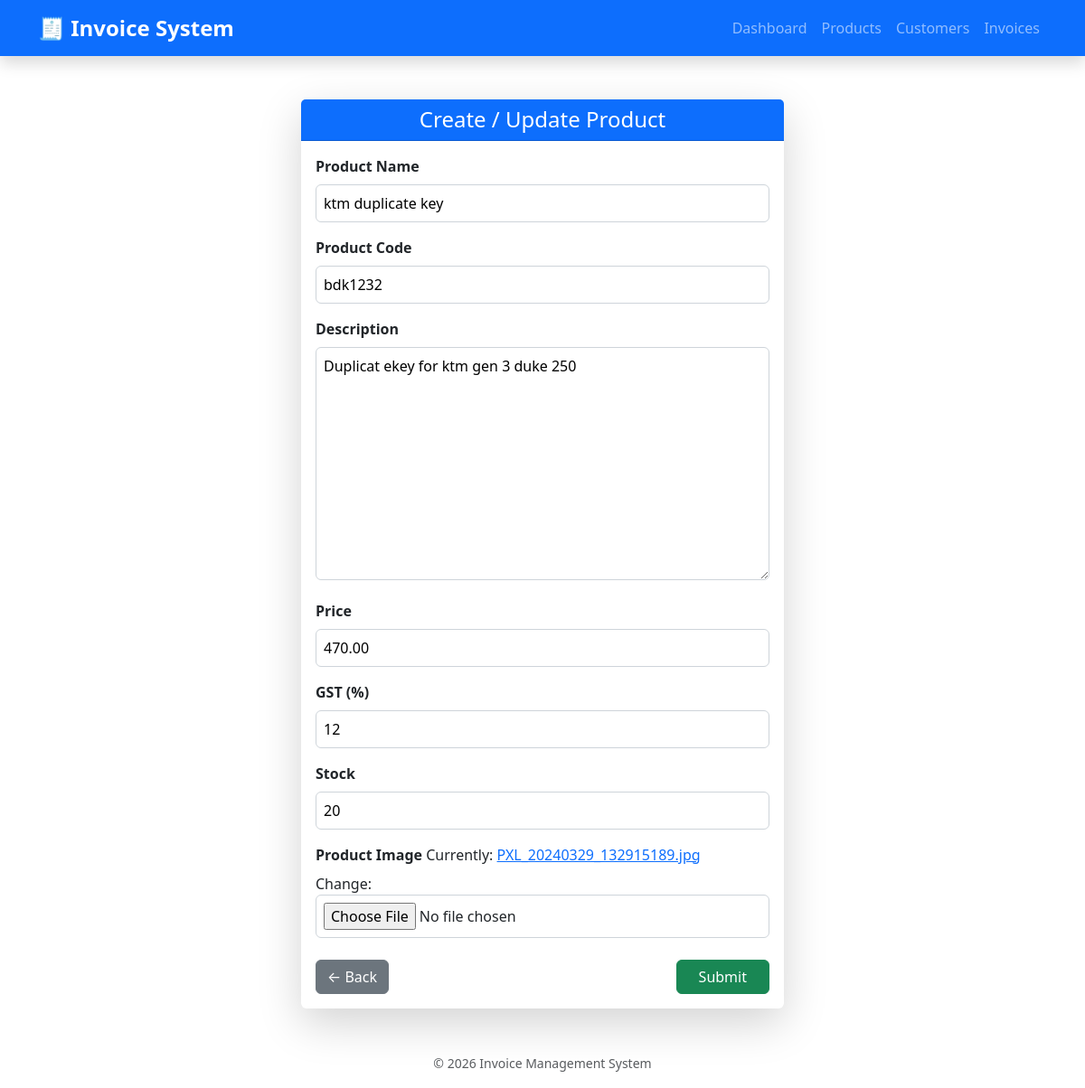
Page /Update/30 on the earlier database version.
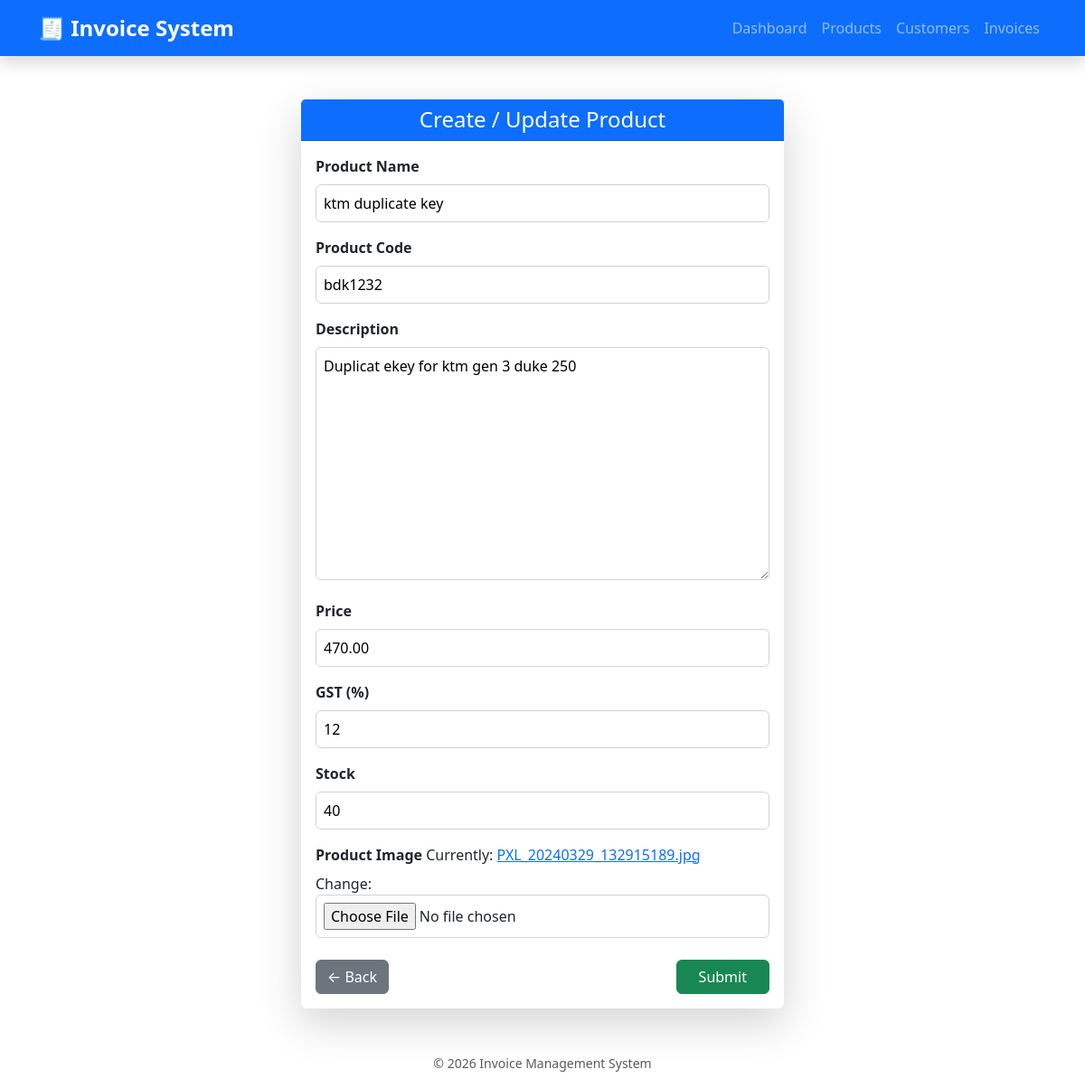
Same page on the later database version.
### inventory/models.py (models this page shows, shortened)
class Product(models.Model):
    product_name=models.CharField(max_length=250)
    product_code=models.CharField(max_length=50,unique=True)
    product_description=models.TextField(blank=True)
    product_price=models.DecimalField(max_digits=10,decimal_places=2)
    gst_percent=models.IntegerField()
    stock_quantity=models.IntegerField()
    product_image=models.ImageField()
    created_at=models.DateTimeField(auto_now_add=True)

### inventory/views.py (the view)
# urls.py: path('Update/<int:pk>',ProductUpdate.as_view(),name='ProductUpdate'),
class ProductUpdate(UpdateView):
    model=Product
    fields='__all__'

### templates/inventory/Product_form.html (shortened to what this page needs)
{% extends 'inventory/dummy.html' %}
{% block content %}
{% load static %}
<!DOCTYPE html>
<html lang="en">
<head>
    <link rel="stylesheet" href="{% static 'css/bootstrap.min.css' %}">
    <link rel="stylesheet" href="{% static 'css/style.css' %}">
</head>
<body>
<div class="container mt-5">
    <div class="row justify-content-center">
        <div class="col-md-6">
            <div class="card shadow-lg border-0">
                <div class="card-header bg-primary text-white text-center">
                    <h4 class="mb-0">Create / Update Product</h4>
                </div>
                <div class="card-body">
                    <form method="POST" enctype="multipart/form-data">
                        <div class="mb-3">
                            <label class="form-label fw-semibold">Product Name</label>
                            {{form.product_name}}
                        </div>
                        <div class="mb-3">
                            <label class="form-label fw-semibold">Product Code</label>
                            {{form.product_code}}
                        </div>
                        <div class="mb-3">
                            <label class="form-label fw-semibold">Description</label>
                            {{form.product_description}}
                        </div>
                        <div class="mb-3">
                            <label class="form-label fw-semibold">Price</label>
                            {{form.product_price}}
                        </div>
                        <div class="mb-3">
                            <label class="form-label fw-semibold">GST (%)</label>
                            {{form.gst_percent}}
                        </div>
                        <div class="mb-3">
                            <label class="form-label fw-semibold">Stock</label>
                            {{form.stock_quantity}}
                        </div>
                        <div class="mb-3">
                            <label class="form-label fw-semibold">Product Image</label>
                            {{form.product_image}}
                        </div>
                        <div class="d-flex justify-content-between mt-4">
                            <a href="{% url 'ProductList' %}" class="btn btn-secondary">
                                ← Back
                            </a>
                            <button class="btn btn-success px-4">
                                Submit
                            </button>
                        </div>
                    </form>
                </div>
            </div>
        </div>
    </div>
</div>
</body>
</html>
{% endblock %}

Differences in the rows shown:
changed Product "ktm duplicate key": stock_quantity "20" → "40"
